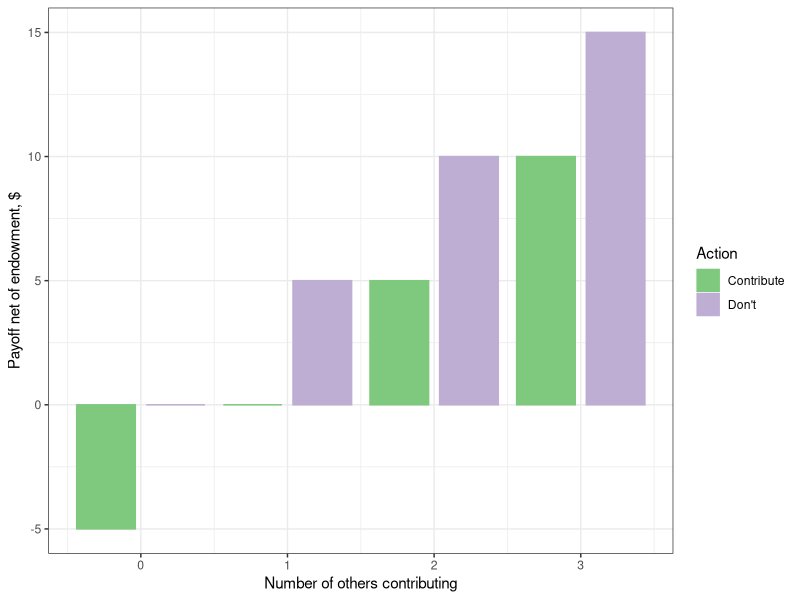
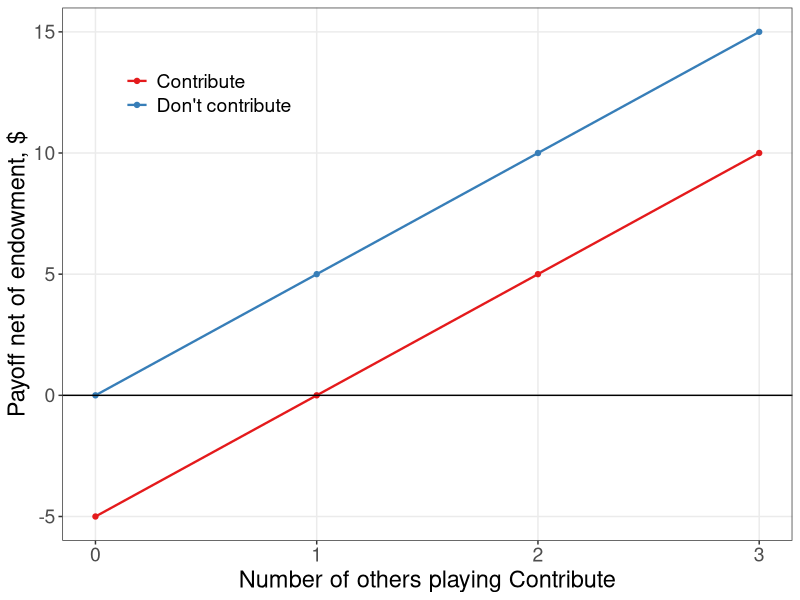
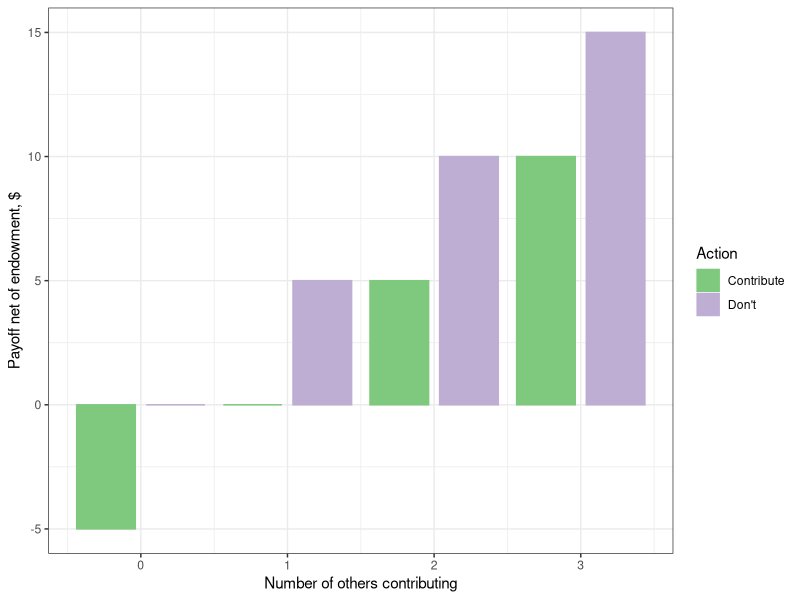
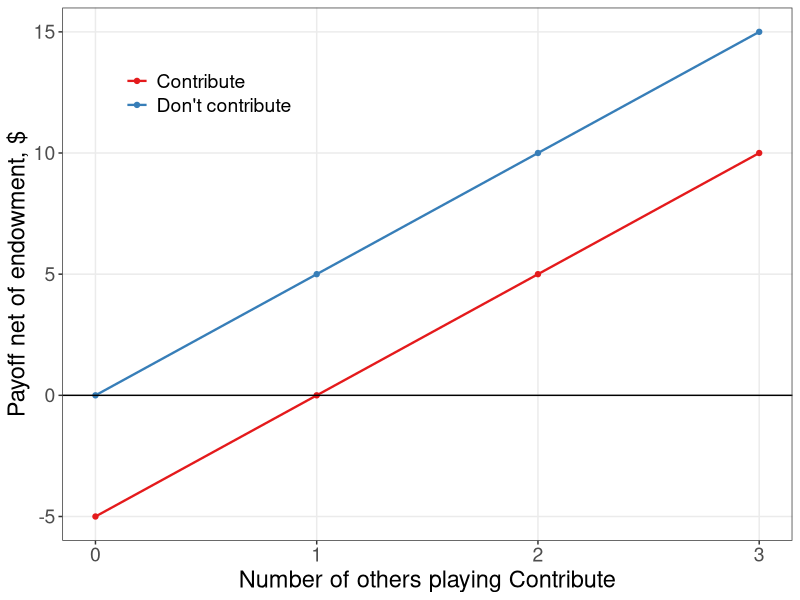

The R source for these figures, in order:
library(tidyverse)
contribute <- seq(-5,10,5)
dont <- seq(0,15,5)
df <- tibble(contribute, dont)
df2 <- df %>% gather(action, payoff)
df2 <- df2 %>% mutate(action = factor(action),
                      others = rep(seq(0,3,1),2))
vcmplot <- 
  df2 %>% 
  ggplot(aes(x = others, y = payoff, group = action, color = action, fill = action)) + 
  geom_bar(stat = "identity", width = 0.8, position = position_dodge(width = 0.95)) + 
  xlab("Number of others contributing") + 
  ylab("Payoff net of endowment, $") + 
  scale_fill_brewer(type = "qual", 
                    palette = "Accent",
                    name = "Action", 
                    breaks = c("contribute", "dont"), 
                    labels = c("Contribute", "Don't")) + 
  scale_color_brewer(type = "qual", 
                     palette = "Accent",
                     name = "Action", 
                     breaks = c("contribute", "dont"), 
                     labels = c("Contribute", "Don't")) +
  theme_bw()
vcmplot
ggsave("people/nplayer_vcm.pdf", vcmplot , width = 6, height = 4)
  
vcmlines <- 
  df2 %>% 
  ggplot(aes(x = others, y = payoff, group = action, color = action, fill = action)) + 
  geom_line(lwd = 0.8) + 
  geom_point() + 
  geom_hline(yintercept = 0, color = "black") +
  xlab("Number of others playing Contribute") + 
  ylab("Payoff net of endowment, $") + 
  scale_fill_brewer(type = "qual", 
                    palette = "Set1",
                    name = "Action", 
                    breaks = c("contribute", "dont"), 
                    labels = c("Contribute", "Don't contribute")) + 
  scale_color_brewer(type = "qual", 
                     palette = "Set1",
                     name = "Action", 
                     breaks = c("contribute", "dont"), 
                     labels = c("Contribute", "Don't contribute")) +
  theme_bw() + 
  theme(panel.grid.minor = element_blank(),
        axis.title = element_text(size = 17),
        axis.text = element_text(size = 14),
        legend.title = element_blank(),
        legend.position = c(0.2, 0.84),
        legend.text = element_text(size = 14),
        axis.text.y.right = element_text(margin = unit(c(5, 5, 5, 1), "mm")))
  
  
vcmlines
ggsave("people/nplayer_vcm_lines.pdf", vcmlines , width = 6, height = 4)
